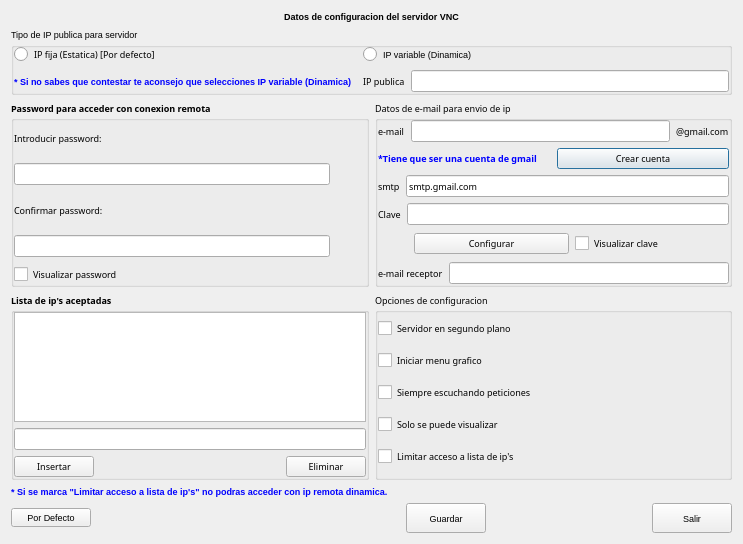
<?xml version="1.0" encoding="UTF-8"?>
<ui version="4.0">
 <class>vnc</class>
 <widget class="QDialog" name="vnc">
  <property name="geometry">
   <rect>
    <x>0</x>
    <y>0</y>
    <width>743</width>
    <height>544</height>
   </rect>
  </property>
  <property name="font">
   <font>
    <pointsize>7</pointsize>
   </font>
  </property>
  <property name="windowTitle">
   <string>Configurar VNC</string>
  </property>
  <property name="windowIcon">
   <iconset resource="recoverdrake.qrc">
    <normaloff>:/Imagenes/vnc.png</normaloff>:/Imagenes/vnc.png</iconset>
  </property>
  <property name="styleSheet">
   <string notr="true"/>
  </property>
  <layout class="QGridLayout" name="gridLayout_9">
   <item row="3" column="0" colspan="6">
    <layout class="QGridLayout" name="gridLayout_5">
     <item row="0" column="0">
      <widget class="QGroupBox" name="groupBox_2">
       <property name="font">
        <font>
         <family>Sans Serif</family>
         <pointsize>7</pointsize>
         <weight>75</weight>
         <italic>false</italic>
         <bold>true</bold>
        </font>
       </property>
       <property name="title">
        <string>Password para acceder con conexion remota</string>
       </property>
       <layout class="QGridLayout" name="gridLayout_11">
        <property name="leftMargin">
         <number>0</number>
        </property>
        <property name="topMargin">
         <number>0</number>
        </property>
        <property name="rightMargin">
         <number>0</number>
        </property>
        <property name="bottomMargin">
         <number>0</number>
        </property>
        <item row="0" column="0">
         <widget class="QLabel" name="label_3">
          <property name="font">
           <font>
            <pointsize>7</pointsize>
            <weight>50</weight>
            <bold>false</bold>
           </font>
          </property>
          <property name="text">
           <string>Introducir password:</string>
          </property>
         </widget>
        </item>
        <item row="1" column="0">
         <layout class="QGridLayout" name="gridLayout">
          <item row="0" column="0">
           <widget class="QLineEdit" name="lineEdit">
            <property name="echoMode">
             <enum>QLineEdit::Password</enum>
            </property>
           </widget>
          </item>
          <item row="0" column="1">
           <widget class="QLabel" name="label_11">
            <property name="minimumSize">
             <size>
              <width>30</width>
              <height>25</height>
             </size>
            </property>
            <property name="maximumSize">
             <size>
              <width>30</width>
              <height>25</height>
             </size>
            </property>
            <property name="text">
             <string/>
            </property>
            <property name="pixmap">
             <pixmap resource="recoverdrake.qrc">:/Imagenes/good.png</pixmap>
            </property>
            <property name="scaledContents">
             <bool>true</bool>
            </property>
           </widget>
          </item>
         </layout>
        </item>
        <item row="2" column="0">
         <widget class="QLabel" name="label_4">
          <property name="font">
           <font>
            <family>Sans Serif</family>
            <pointsize>7</pointsize>
            <weight>50</weight>
            <italic>false</italic>
            <bold>false</bold>
           </font>
          </property>
          <property name="text">
           <string>Confirmar password:</string>
          </property>
         </widget>
        </item>
        <item row="3" column="0">
         <layout class="QGridLayout" name="gridLayout_10">
          <item row="0" column="0">
           <widget class="QLineEdit" name="lineEdit_2">
            <property name="echoMode">
             <enum>QLineEdit::Password</enum>
            </property>
           </widget>
          </item>
          <item row="0" column="1">
           <widget class="QLabel" name="label_12">
            <property name="minimumSize">
             <size>
              <width>30</width>
              <height>25</height>
             </size>
            </property>
            <property name="maximumSize">
             <size>
              <width>30</width>
              <height>25</height>
             </size>
            </property>
            <property name="text">
             <string/>
            </property>
            <property name="pixmap">
             <pixmap resource="recoverdrake.qrc">:/Imagenes/good.png</pixmap>
            </property>
            <property name="scaledContents">
             <bool>true</bool>
            </property>
           </widget>
          </item>
         </layout>
        </item>
        <item row="4" column="0">
         <widget class="QCheckBox" name="checkBox_6">
          <property name="font">
           <font>
            <pointsize>7</pointsize>
            <weight>50</weight>
            <bold>false</bold>
           </font>
          </property>
          <property name="text">
           <string>Visualizar password</string>
          </property>
         </widget>
        </item>
       </layout>
      </widget>
     </item>
     <item row="0" column="1">
      <widget class="QGroupBox" name="groupBox_5">
       <property name="sizePolicy">
        <sizepolicy hsizetype="Expanding" vsizetype="Preferred">
         <horstretch>0</horstretch>
         <verstretch>0</verstretch>
        </sizepolicy>
       </property>
       <property name="font">
        <font>
         <family>Sans Serif</family>
         <pointsize>7</pointsize>
         <weight>50</weight>
         <italic>false</italic>
         <bold>false</bold>
        </font>
       </property>
       <property name="title">
        <string>Datos de e-mail para envio de ip</string>
       </property>
       <layout class="QGridLayout" name="gridLayout_16">
        <property name="leftMargin">
         <number>0</number>
        </property>
        <property name="topMargin">
         <number>0</number>
        </property>
        <property name="rightMargin">
         <number>0</number>
        </property>
        <property name="bottomMargin">
         <number>0</number>
        </property>
        <item row="1" column="0">
         <widget class="QLabel" name="label_10">
          <property name="styleSheet">
           <string notr="true">font: 6pt &quot;Sans Serif&quot;;
color: rgb(0, 0, 255);
font: bold;</string>
          </property>
          <property name="text">
           <string>*Tiene que ser una cuenta de gmail</string>
          </property>
         </widget>
        </item>
        <item row="1" column="1">
         <widget class="QPushButton" name="pushButton_7">
          <property name="font">
           <font>
            <pointsize>7</pointsize>
            <weight>50</weight>
            <bold>false</bold>
           </font>
          </property>
          <property name="text">
           <string>Crear cuenta</string>
          </property>
         </widget>
        </item>
        <item row="4" column="0" colspan="2">
         <layout class="QGridLayout" name="gridLayout_6">
          <item row="0" column="0">
           <widget class="QLabel" name="label_13">
            <property name="minimumSize">
             <size>
              <width>30</width>
              <height>25</height>
             </size>
            </property>
            <property name="maximumSize">
             <size>
              <width>30</width>
              <height>25</height>
             </size>
            </property>
            <property name="text">
             <string/>
            </property>
            <property name="pixmap">
             <pixmap resource="recoverdrake.qrc">:/Imagenes/good.png</pixmap>
            </property>
            <property name="scaledContents">
             <bool>true</bool>
            </property>
           </widget>
          </item>
          <item row="0" column="1">
           <widget class="QPushButton" name="pushButton_6">
            <property name="font">
             <font>
              <pointsize>7</pointsize>
             </font>
            </property>
            <property name="text">
             <string>Configurar</string>
            </property>
            <property name="icon">
             <iconset resource="recoverdrake.qrc">
              <normaloff>:/Imagenes/nucleo.png</normaloff>:/Imagenes/nucleo.png</iconset>
            </property>
            <property name="iconSize">
             <size>
              <width>20</width>
              <height>20</height>
             </size>
            </property>
           </widget>
          </item>
          <item row="0" column="2">
           <widget class="QCheckBox" name="checkBox_7">
            <property name="font">
             <font>
              <pointsize>7</pointsize>
             </font>
            </property>
            <property name="text">
             <string>Visualizar clave</string>
            </property>
           </widget>
          </item>
         </layout>
        </item>
        <item row="0" column="0" colspan="2">
         <layout class="QGridLayout" name="gridLayout_14">
          <item row="0" column="0">
           <widget class="QLabel" name="label_6">
            <property name="text">
             <string>e-mail</string>
            </property>
           </widget>
          </item>
          <item row="0" column="1">
           <widget class="QLineEdit" name="lineEdit_4">
            <property name="whatsThis">
             <string>Si activas esta opcion tendras que abrir los puertos de tu router desde 5900 al 5910 minimo</string>
            </property>
            <property name="alignment">
             <set>Qt::AlignRight|Qt::AlignTrailing|Qt::AlignVCenter</set>
            </property>
           </widget>
          </item>
          <item row="0" column="2">
           <widget class="QLabel" name="label_14">
            <property name="text">
             <string>@gmail.com</string>
            </property>
           </widget>
          </item>
         </layout>
        </item>
        <item row="2" column="0" colspan="2">
         <layout class="QGridLayout" name="gridLayout_13">
          <item row="0" column="0">
           <widget class="QLabel" name="label_7">
            <property name="text">
             <string>smtp</string>
            </property>
           </widget>
          </item>
          <item row="0" column="1">
           <widget class="QLineEdit" name="lineEdit_5">
            <property name="text">
             <string>smtp.gmail.com</string>
            </property>
           </widget>
          </item>
         </layout>
        </item>
        <item row="3" column="0" colspan="2">
         <layout class="QGridLayout" name="gridLayout_12">
          <item row="0" column="0">
           <widget class="QLabel" name="label_8">
            <property name="text">
             <string>Clave</string>
            </property>
           </widget>
          </item>
          <item row="0" column="1">
           <widget class="QLineEdit" name="lineEdit_6">
            <property name="echoMode">
             <enum>QLineEdit::Password</enum>
            </property>
           </widget>
          </item>
         </layout>
        </item>
        <item row="5" column="0" colspan="2">
         <layout class="QGridLayout" name="gridLayout_15">
          <item row="0" column="0">
           <widget class="QLabel" name="label_15">
            <property name="text">
             <string>e-mail receptor</string>
            </property>
           </widget>
          </item>
          <item row="0" column="1">
           <widget class="QLineEdit" name="lineEdit_8"/>
          </item>
         </layout>
        </item>
       </layout>
      </widget>
     </item>
    </layout>
   </item>
   <item row="7" column="4">
    <spacer name="horizontalSpacer_3">
     <property name="orientation">
      <enum>Qt::Horizontal</enum>
     </property>
     <property name="sizeHint" stdset="0">
      <size>
       <width>40</width>
       <height>20</height>
      </size>
     </property>
    </spacer>
   </item>
   <item row="1" column="0" colspan="6">
    <widget class="QGroupBox" name="groupBox">
     <property name="font">
      <font>
       <pointsize>7</pointsize>
      </font>
     </property>
     <property name="title">
      <string>Tipo de IP publica para servidor</string>
     </property>
     <layout class="QGridLayout" name="gridLayout_4">
      <property name="leftMargin">
       <number>0</number>
      </property>
      <property name="topMargin">
       <number>0</number>
      </property>
      <property name="rightMargin">
       <number>0</number>
      </property>
      <property name="bottomMargin">
       <number>0</number>
      </property>
      <item row="0" column="0" colspan="2">
       <widget class="QRadioButton" name="radioButton">
        <property name="font">
         <font>
          <family>Sans Serif</family>
          <pointsize>7</pointsize>
          <italic>false</italic>
         </font>
        </property>
        <property name="text">
         <string>IP fija (Estatica) [Por defecto]</string>
        </property>
       </widget>
      </item>
      <item row="0" column="2">
       <widget class="QRadioButton" name="radioButton_2">
        <property name="whatsThis">
         <string>Si activas esta opcion tendras que abrir los puertos de tu router desde 5900 al 5910 minimo</string>
        </property>
        <property name="text">
         <string>IP variable (Dinamica)</string>
        </property>
       </widget>
      </item>
      <item row="1" column="0">
       <widget class="QLabel" name="label_2">
        <property name="styleSheet">
         <string notr="true">font: 6pt &quot;Sans Serif&quot;;
color: rgb(0, 0, 255);
font: bold;</string>
        </property>
        <property name="text">
         <string>* Si no sabes que contestar te aconsejo que selecciones IP variable (Dinamica)</string>
        </property>
       </widget>
      </item>
      <item row="1" column="2">
       <layout class="QGridLayout" name="gridLayout_8">
        <item row="0" column="0">
         <widget class="QLabel" name="label_9">
          <property name="maximumSize">
           <size>
            <width>70</width>
            <height>16777215</height>
           </size>
          </property>
          <property name="font">
           <font>
            <family>Sans Serif</family>
            <pointsize>7</pointsize>
            <weight>50</weight>
            <italic>false</italic>
            <bold>false</bold>
           </font>
          </property>
          <property name="text">
           <string>IP publica</string>
          </property>
         </widget>
        </item>
        <item row="0" column="1">
         <widget class="QLineEdit" name="lineEdit_7">
          <property name="styleSheet">
           <string notr="true">font: 75 10pt &quot;Sans Serif&quot;;
font: bold;</string>
          </property>
         </widget>
        </item>
       </layout>
      </item>
     </layout>
    </widget>
   </item>
   <item row="7" column="5">
    <widget class="QPushButton" name="pushButton_2">
     <property name="maximumSize">
      <size>
       <width>80</width>
       <height>33</height>
      </size>
     </property>
     <property name="text">
      <string>Salir</string>
     </property>
     <property name="icon">
      <iconset resource="recoverdrake.qrc">
       <normaloff>:/Imagenes/puerta.png</normaloff>:/Imagenes/puerta.png</iconset>
     </property>
     <property name="iconSize">
      <size>
       <width>20</width>
       <height>20</height>
      </size>
     </property>
    </widget>
   </item>
   <item row="7" column="3">
    <widget class="QPushButton" name="pushButton">
     <property name="maximumSize">
      <size>
       <width>89</width>
       <height>33</height>
      </size>
     </property>
     <property name="text">
      <string>Guardar</string>
     </property>
     <property name="icon">
      <iconset resource="recoverdrake.qrc">
       <normaloff>:/Imagenes/guardar.png</normaloff>:/Imagenes/guardar.png</iconset>
     </property>
    </widget>
   </item>
   <item row="7" column="1">
    <spacer name="horizontalSpacer">
     <property name="orientation">
      <enum>Qt::Horizontal</enum>
     </property>
     <property name="sizeHint" stdset="0">
      <size>
       <width>297</width>
       <height>30</height>
      </size>
     </property>
    </spacer>
   </item>
   <item row="6" column="0" colspan="2">
    <widget class="QLabel" name="label_5">
     <property name="styleSheet">
      <string notr="true">font: 6pt &quot;Sans Serif&quot;;
color: rgb(0, 0, 255);
font: bold;</string>
     </property>
     <property name="text">
      <string>* Si se marca &quot;Limitar acceso a lista de ip's&quot; no podras acceder con ip remota dinamica.</string>
     </property>
    </widget>
   </item>
   <item row="7" column="0">
    <widget class="QPushButton" name="pushButton_5">
     <property name="text">
      <string>Por Defecto</string>
     </property>
     <property name="icon">
      <iconset resource="recoverdrake.qrc">
       <normaloff>:/Imagenes/sustituir.png</normaloff>:/Imagenes/sustituir.png</iconset>
     </property>
     <property name="iconSize">
      <size>
       <width>24</width>
       <height>24</height>
      </size>
     </property>
    </widget>
   </item>
   <item row="0" column="0" colspan="6">
    <widget class="QLabel" name="label">
     <property name="styleSheet">
      <string notr="true">font: 16pt &quot;Sans Serif&quot;;
font: bold;</string>
     </property>
     <property name="text">
      <string>Datos de configuracion del servidor VNC</string>
     </property>
     <property name="alignment">
      <set>Qt::AlignCenter</set>
     </property>
    </widget>
   </item>
   <item row="4" column="0" colspan="6">
    <layout class="QGridLayout" name="gridLayout_7">
     <item row="0" column="0">
      <widget class="QGroupBox" name="groupBox_4">
       <property name="sizePolicy">
        <sizepolicy hsizetype="Expanding" vsizetype="Expanding">
         <horstretch>0</horstretch>
         <verstretch>0</verstretch>
        </sizepolicy>
       </property>
       <property name="font">
        <font>
         <family>Sans Serif</family>
         <pointsize>7</pointsize>
         <weight>75</weight>
         <italic>false</italic>
         <bold>true</bold>
        </font>
       </property>
       <property name="title">
        <string>Lista de ip's aceptadas</string>
       </property>
       <layout class="QGridLayout" name="gridLayout_3">
        <property name="leftMargin">
         <number>0</number>
        </property>
        <property name="topMargin">
         <number>0</number>
        </property>
        <property name="rightMargin">
         <number>0</number>
        </property>
        <property name="bottomMargin">
         <number>0</number>
        </property>
        <item row="0" column="0" colspan="3">
         <widget class="QTableView" name="tableView">
          <property name="alternatingRowColors">
           <bool>true</bool>
          </property>
         </widget>
        </item>
        <item row="2" column="0">
         <widget class="QPushButton" name="pushButton_3">
          <property name="maximumSize">
           <size>
            <width>84</width>
            <height>26</height>
           </size>
          </property>
          <property name="font">
           <font>
            <pointsize>7</pointsize>
            <weight>50</weight>
            <bold>false</bold>
           </font>
          </property>
          <property name="text">
           <string>Insertar</string>
          </property>
          <property name="icon">
           <iconset resource="recoverdrake.qrc">
            <normaloff>:/Imagenes/thumbs_up.png</normaloff>:/Imagenes/thumbs_up.png</iconset>
          </property>
         </widget>
        </item>
        <item row="2" column="2">
         <widget class="QPushButton" name="pushButton_4">
          <property name="maximumSize">
           <size>
            <width>85</width>
            <height>26</height>
           </size>
          </property>
          <property name="font">
           <font>
            <pointsize>7</pointsize>
            <weight>50</weight>
            <bold>false</bold>
           </font>
          </property>
          <property name="text">
           <string>Eliminar</string>
          </property>
          <property name="icon">
           <iconset resource="recoverdrake.qrc">
            <normaloff>:/Imagenes/bad.png</normaloff>:/Imagenes/bad.png</iconset>
          </property>
         </widget>
        </item>
        <item row="1" column="0" colspan="3">
         <widget class="QLineEdit" name="lineEdit_3"/>
        </item>
        <item row="2" column="1">
         <spacer name="horizontalSpacer_2">
          <property name="orientation">
           <enum>Qt::Horizontal</enum>
          </property>
          <property name="sizeHint" stdset="0">
           <size>
            <width>40</width>
            <height>20</height>
           </size>
          </property>
         </spacer>
        </item>
       </layout>
      </widget>
     </item>
     <item row="0" column="1">
      <widget class="QGroupBox" name="groupBox_3">
       <property name="sizePolicy">
        <sizepolicy hsizetype="Expanding" vsizetype="Preferred">
         <horstretch>0</horstretch>
         <verstretch>0</verstretch>
        </sizepolicy>
       </property>
       <property name="maximumSize">
        <size>
         <width>360</width>
         <height>16777215</height>
        </size>
       </property>
       <property name="font">
        <font>
         <family>Sans Serif</family>
         <pointsize>7</pointsize>
         <weight>50</weight>
         <italic>false</italic>
         <bold>false</bold>
        </font>
       </property>
       <property name="title">
        <string>Opciones de configuracion</string>
       </property>
       <layout class="QGridLayout" name="gridLayout_2">
        <property name="leftMargin">
         <number>0</number>
        </property>
        <property name="topMargin">
         <number>0</number>
        </property>
        <property name="rightMargin">
         <number>0</number>
        </property>
        <property name="bottomMargin">
         <number>0</number>
        </property>
        <item row="0" column="0">
         <widget class="QCheckBox" name="checkBox">
          <property name="text">
           <string>Servidor en segundo plano</string>
          </property>
         </widget>
        </item>
        <item row="1" column="0">
         <widget class="QCheckBox" name="checkBox_2">
          <property name="text">
           <string>Iniciar menu grafico</string>
          </property>
         </widget>
        </item>
        <item row="2" column="0">
         <widget class="QCheckBox" name="checkBox_3">
          <property name="text">
           <string>Siempre escuchando peticiones</string>
          </property>
         </widget>
        </item>
        <item row="3" column="0">
         <widget class="QCheckBox" name="checkBox_4">
          <property name="text">
           <string>Solo se puede visualizar</string>
          </property>
         </widget>
        </item>
        <item row="4" column="0">
         <widget class="QCheckBox" name="checkBox_5">
          <property name="text">
           <string>Limitar acceso a lista de ip's</string>
          </property>
         </widget>
        </item>
       </layout>
      </widget>
     </item>
    </layout>
   </item>
  </layout>
 </widget>
 <resources>
  <include location="recoverdrake.qrc"/>
 </resources>
 <connections/>
</ui>
